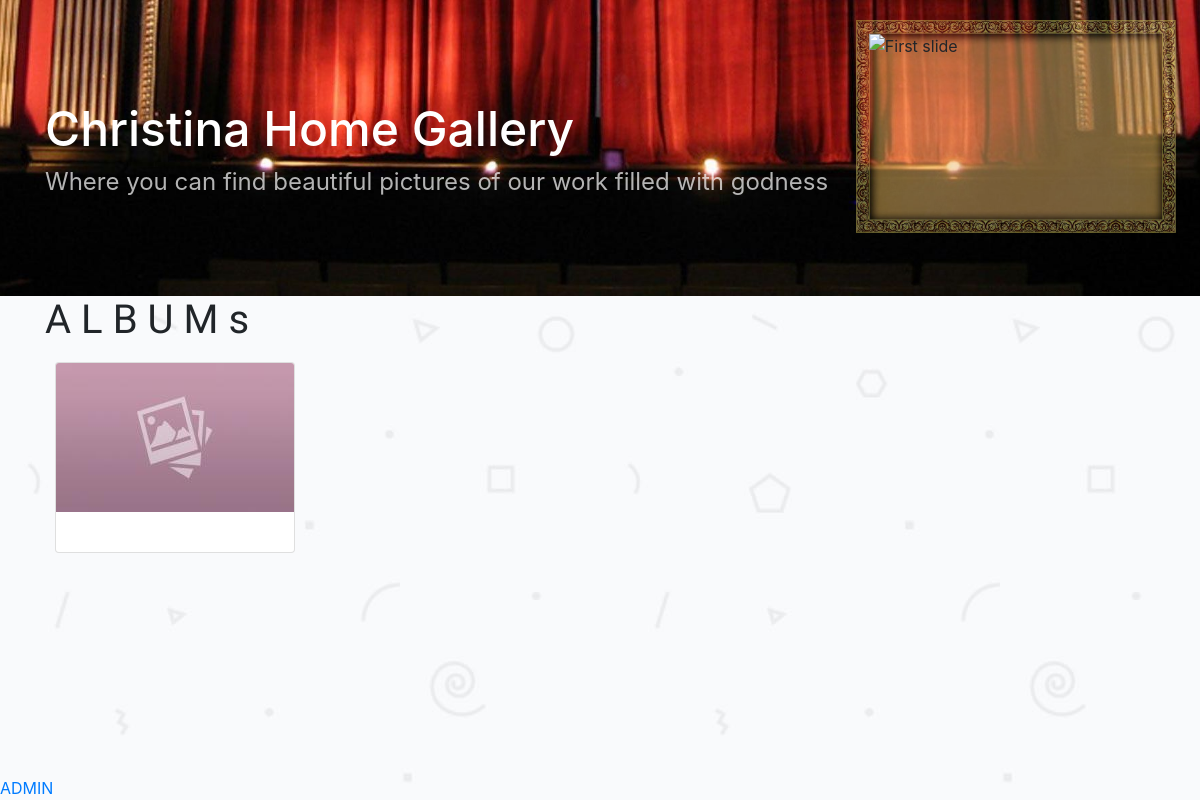
Before: / with the older database file.
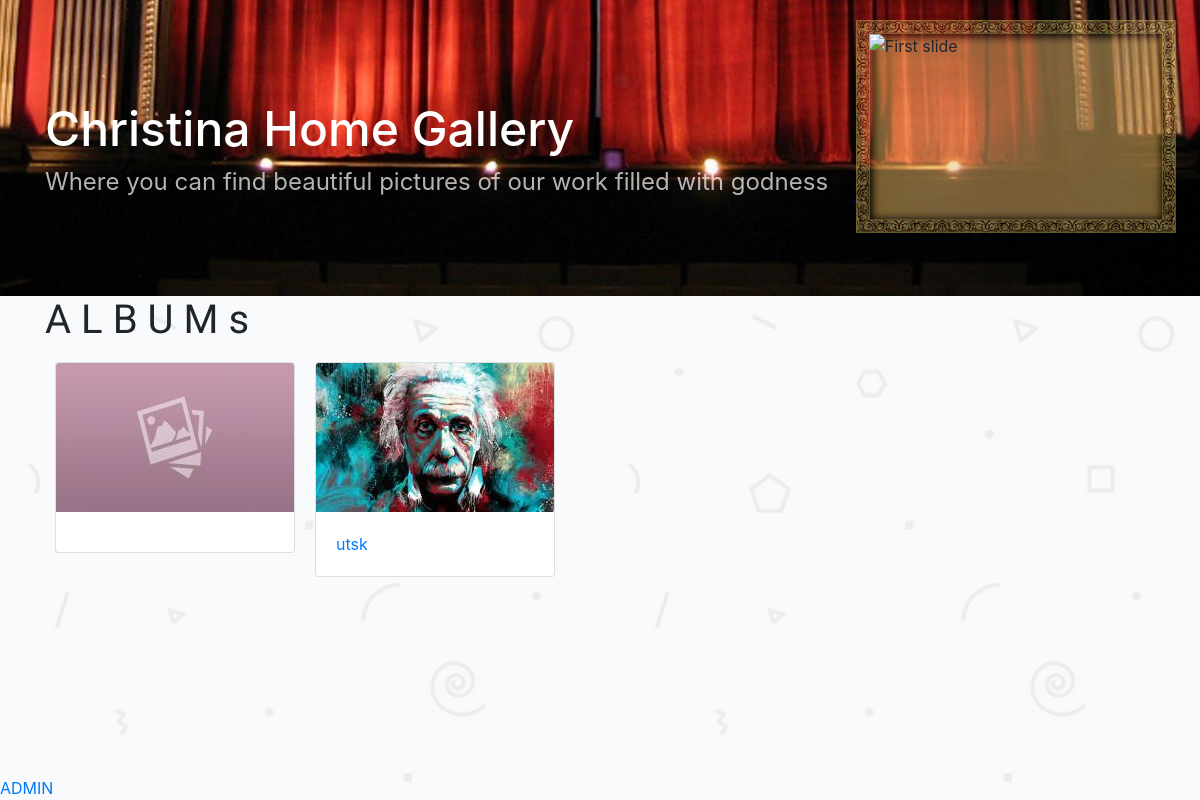
After: the same page with the newer database file.
### tables this page shows
CREATE TABLE `album` (
  `id` int(11) NOT NULL,
  `Folder` varchar(20) NOT NULL,
  `name` varchar(100) NOT NULL,
  `caption` varchar(200) NOT NULL,
  `pic` varchar(150) NOT NULL,
  `thumb` varchar(150) NOT NULL
);

### index.php (the view, shortened to what this page needs)
<?php
    include('config.php');
    $data="select * from album";
    $result=mysqli_query($conn,$data);
?>
<!DOCTYPE html>
<html>
<head>
    <link rel="stylesheet" type="text/css" media="screen" href="main.css" />
    <link rel="stylesheet" href="https://stackpath.bootstrapcdn.com/bootstrap/4.1.2/css/bootstrap.min.css"
>
</head>
<body>
    <div class="header">
        <div class="container">
            <h1>Christina Home Gallery</h1>
            <h2>Where you can find beautiful pictures of our work filled with godness</h2>
        </div>
    </div>
    <div id="carouselExampleSlidesOnly" class="carousel slide " data-ride="carousel" style="position: absolute;z-index: 101;right:2.6%;top:4.3%;width: 300px;height: 200px;">
        <div class="carousel-inner">
            <div class="carousel-item active">
                <img class="d-block w-100 imgframe" src="img\St Christina home.JPG" alt="First slide">
            </div>
        </div>
    </div>
    <div class="container">
        <h1 style="font-family: 'Lobster', cursive;letter-spacing: .25em;">ALBUMs</h1>
        <?php
            if(mysqli_num_rows($result)>0){
            while($row=mysqli_fetch_assoc($result)){
            ?>
        <div class="floatcontainer">
            <a href="insideGal.php?a_id=<?php echo $row['id']; ?>">
                <div class="card album">
                    <img class="card-img-top" src="<?php echo $row['thumb'];?>" alt="Card image cap">
                    <div class="card-body">
                        <p class="card-text"><?php echo $row['caption'];?></p>
                    </div>
                </div>
            </a>
        </div>
                <?php
                    }
                    }
                ?>
    </div>
    <div style="bottom: 0;position: absolute;">
    <a href="adminGal1.php">ADMIN</a>
    </div>
</body>
</html>

Changed rows visible on the page:
added album: thumb (picture), caption "utsk"
